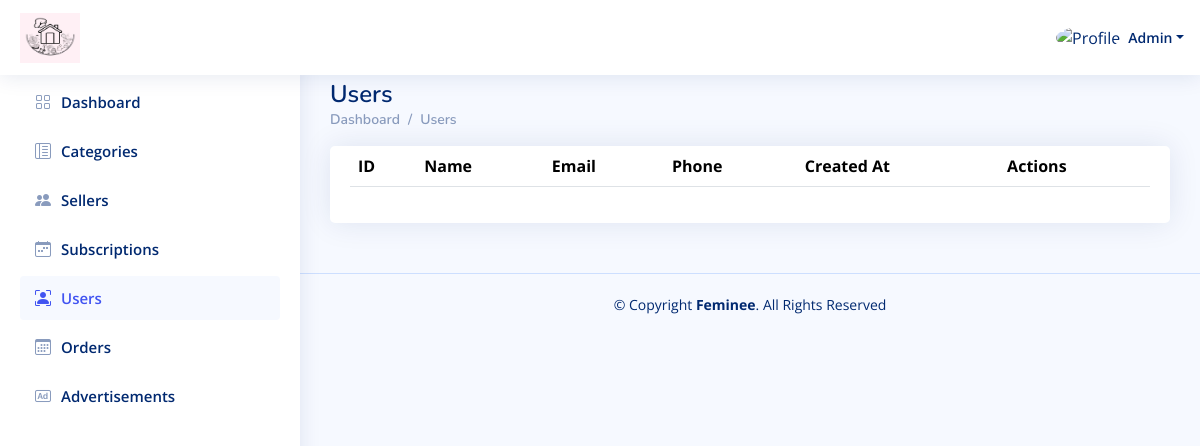
The app's page /Admin_Dashboard/Users.php (signed in), older data.
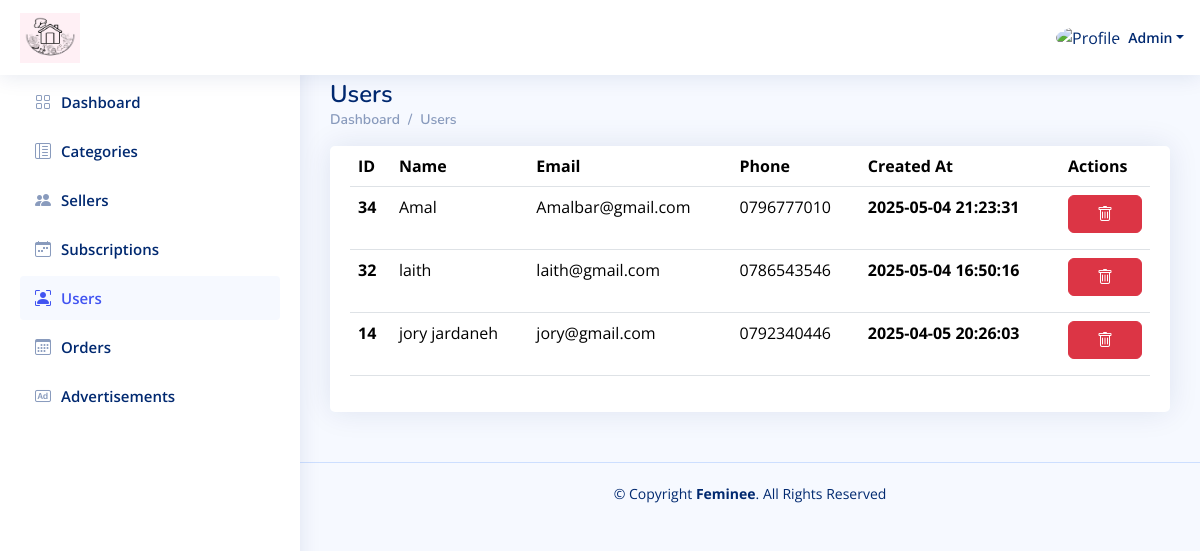
The same page, newer data.
### tables this page shows
CREATE TABLE `users` (
  `id` int(11) NOT NULL,
  `user_type_id` int(11) NOT NULL,
  `name` varchar(250) NOT NULL,
  `email` varchar(250) NOT NULL,
  `phone` varchar(250) NOT NULL,
  `password` varchar(250) NOT NULL,
  `total_rate` double NOT NULL DEFAULT 0,
  `image` varchar(250) DEFAULT NULL,
  `description` text DEFAULT NULL,
  `instagram_link` varchar(250) DEFAULT NULL,
  `active` int(11) NOT NULL DEFAULT 1,
  `created_at` timestamp NOT NULL DEFAULT current_timestamp()
);

### Admin_Dashboard/Users.php (the view, shortened to what this page needs)
<?php
include "../Connect.php";
$A_ID = $_SESSION['A_Log'];
if (!$A_ID) {
    echo '<script language="JavaScript">
     document.location="../Login.php";
    </script>';
} else {
    $sql1 = mysqli_query($con, "select * from users where id='$A_ID'");
    $row1 = mysqli_fetch_array($sql1);
    $name = $row1['name'];
}
?>
<!DOCTYPE html>
<html lang="en">
  <head>
    <link
      href="../assets/vendor/bootstrap/css/bootstrap.min.css"
      rel="stylesheet"
    />
    <link
      href="../assets/vendor/bootstrap-icons/bootstrap-icons.css"
      rel="stylesheet"
    />
    <link href="../assets/vendor/boxicons/css/boxicons.min.css" rel="stylesheet" />
    <link href="../assets/vendor/quill/quill.snow.css" rel="stylesheet" />
    <link href="../assets/vendor/quill/quill.bubble.css" rel="stylesheet" />
    <link href="../assets/vendor/remixicon/remixicon.css" rel="stylesheet" />
    <link href="../assets/vendor/simple-datatables/style.css" rel="stylesheet" />
    <link href="../assets/css/style.css" rel="stylesheet" />
  </head>
  <body>
    <header id="header" class="header fixed-top d-flex align-items-center">
      <div class="d-flex align-items-center justify-content-between">
        <a href="index.php" class="logo d-flex align-items-center">
          <img src="../assets/img/Logo.png" alt="" />
        </a>
      </div>
      <nav class="header-nav ms-auto">
        <ul class="d-flex align-items-center">
          <li class="nav-item dropdown pe-3">
            <a
              class="nav-link nav-profile d-flex align-items-center pe-0"
              href="#"
              data-bs-toggle="dropdown"
            >
              <img
                src="https://www.computerhope.com/jargon/g/guest-user.png"
                alt="Profile"
                class="rounded-circle"
              />
              <span class="d-none d-md-block dropdown-toggle ps-2"><?php echo $name ?></span> </a
            >
          </li>
        </ul>
      </nav>
    </header>
    <?php require './Aside-Nav/Aside.php'?>
    <main id="main" class="main">
      <div class="pagetitle">
        <h1>Users</h1>
        <nav>
          <ol class="breadcrumb">
            <li class="breadcrumb-item"><a href="index.php">Dashboard</a></li>
            <li class="breadcrumb-item">Users</li>
          </ol>
        </nav>
      </div>
      <section class="section">
        <div class="row">
         <div class="col-lg-12 col-md-12 col-sm-12">
            <div class="card">
              <div class="card-body">
                <table class="table datatable">
                  <thead>
                    <tr>
                      <th scope="col">ID</th>
                      <th scope="col">Name</th>
                      <th scope="col">Email</th>
                      <th scope="col">Phone</th>
                      <th scope="col">Created At</th>
                      <th scope="col">Actions</th>
                    </tr>
                  </thead>
                  <tbody>
                  <?php
$sql1 = mysqli_query($con, "SELECT * from users WHERE user_type_id = 3 ORDER BY id DESC");
while ($row1 = mysqli_fetch_array($sql1)) {
    $user_id = $row1['id'];
    $user_name = $row1['name'];
    $user_email = $row1['email'];
    $user_phone = $row1['phone'];
    $active = $row1['active'];
    $created_at = $row1['created_at'];
    ?>
                    <tr>
                      <th scope="row"><?php echo $user_id ?></th>
                      <td scope="row"><?php echo $user_name ?></td>
                      <td scope="row"><?php echo $user_email ?></td>
                      <td scope="row"><?php echo $user_phone ?></td>
                      <th scope="row"><?php echo $created_at ?></th>
                      <td>
                        <div class="d-flex flex-column">
                        <?php if ($active == 1) {?>
<a href="./DeleteOrRestoreUser.php?user_id=<?php echo $user_id ?>&isActive=<?php echo 0 ?>" class="btn btn-danger mb-2"><i class="bi bi-trash"></i></a>
<?php } else {?>
  <a href="./DeleteOrRestoreUser.php?user_id=<?php echo $user_id ?>&isActive=<?php echo 1 ?>" class="btn btn-primary mb-2"><i class="bi bi-arrow-clockwise"></i></a>
<?php }?>
                        </div>
                      </td>
                    </tr>
<?php
}?>
                  </tbody>
                </table>
              </div>
            </div>
          </div>
        </div>
      </section>
    </main>
    <footer id="footer" class="footer">
      <div class="copyright">
        &copy; Copyright <strong><span>Feminee</span></strong
        >. All Rights Reserved
      </div>
    </footer>
  </body>
</html>

Row changes from the older to the newer data that the page shows:
added users: id "34", name "Amal", email "Amalbar@gmail.com", phone "0796777010", created_at "2025-05-04 21:23:31"
added users: id "32", name "laith", email "laith@gmail.com", phone "0786543546", created_at "2025-05-04 16:50:16"
added users: id "14", name "jory jardaneh", email "jory@gmail.com", phone "0792340446", created_at "2025-04-05 20:26:03"
